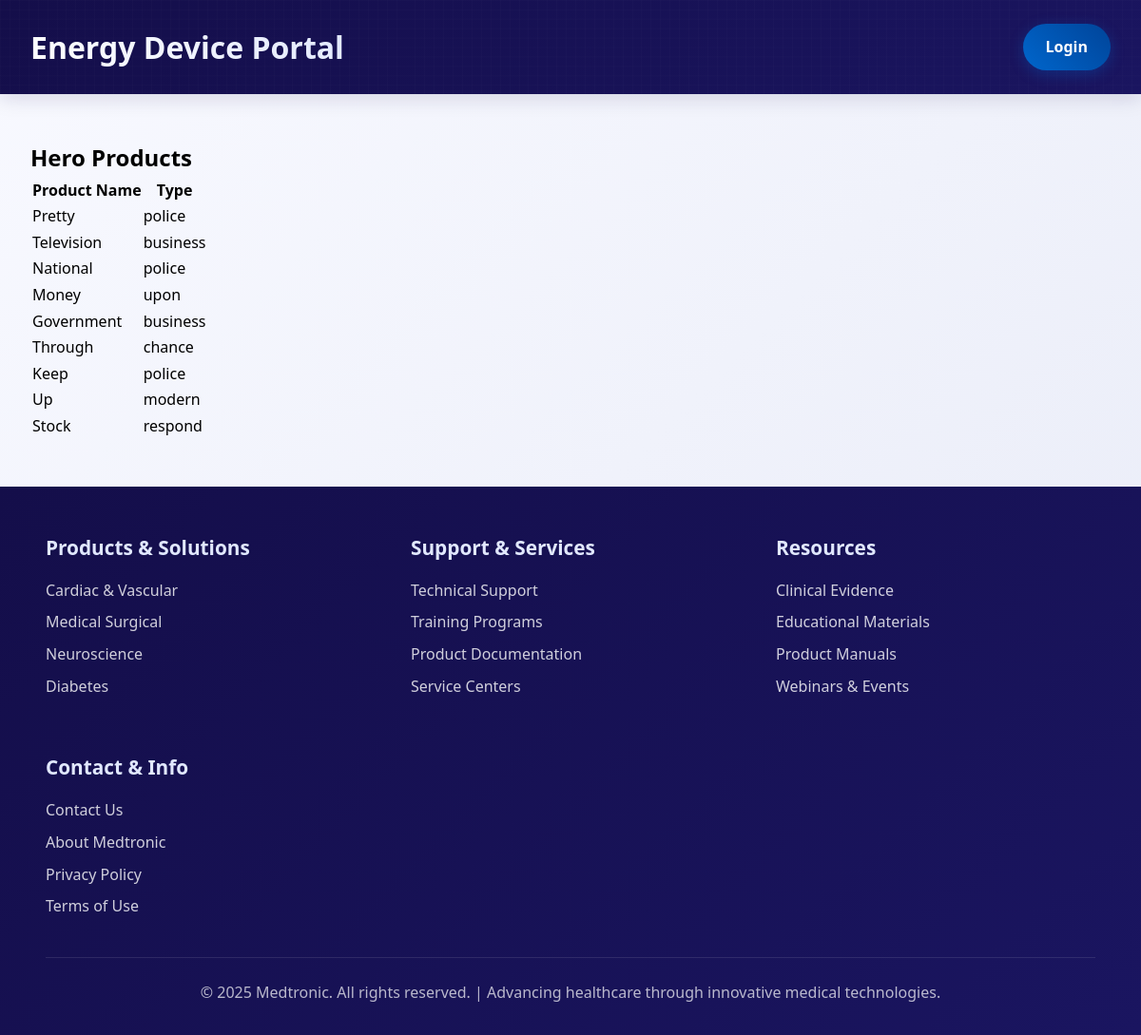
Page /analytics/hero-products/ on the committed database.
### products/models.py (models this page shows, shortened)
class Product(models.Model):
    product_type = models.ForeignKey(ProductType, on_delete=models.CASCADE, related_name="products")
    name = models.CharField(max_length=255)
    description = models.TextField(blank=True, null=True)
    image = models.ImageField(upload_to='product_images/', blank=True, null=True)
    attachment = models.FileField(
        upload_to='product_files/attachments/',
        blank=True,
        null=True,
        validators=[FileExtensionValidator(allowed_extensions=['pdf', 'doc', 'docx', 'jpg', 'jpeg', 'png', 'webp'])],
        help_text="Upload PDF, Word, or Image file"
    )
    video = models.FileField(
        upload_to='product_files/videos/',
        blank=True,
        null=True,
        validators=[FileExtensionValidator(allowed_extensions=['mp4', 'mov', 'avi', 'mkv'])],
        help_text="Upload video file (e.g., .mp4, .mov)"
    )
    created_at = models.DateTimeField(auto_now_add=True)
    updated_at = models.DateTimeField(auto_now=True)

class ProductType(models.Model):
    product_category = models.ForeignKey(ProductCategory, on_delete=models.CASCADE, related_name="product_types")
    name = models.CharField(max_length=100)
    created_at = models.DateTimeField(auto_now_add=True)
    updated_at = models.DateTimeField(auto_now=True)

### analytics/views.py (the view)
# urls.py: path('hero-products/', views.hero_products, name='hero_products'),
def hero_products(request):
    searched = SearchProduct.objects.values('product__id').annotate(count=Count('id')).order_by('-count')[:5]
    downloaded = AttachmentDownloadLog.objects.values('product__id').annotate(count=Count('id')).order_by('-count')[:5]
    quoted = RequestLog.objects.values('product__id').annotate(count=Count('id')).order_by('-count')[:5]
    product_ids = set()
    for group in [searched, downloaded, quoted]:
        product_ids.update([entry['product__id'] for entry in group])
    products = Product.objects.filter(id__in=product_ids)
    return render(request, 'analytics/hero_products.html', {'products': products})

### analytics/templates/analytics/hero_products.html
{% extends 'admin.html' %}
{% block content %}
<h2 class="text-xl font-bold mb-4">Hero Products</h2>
<table class="table-auto w-full border">
    <thead>
        <tr>
            <th class="border px-4 py-2">Product Name</th>
            <th class="border px-4 py-2">Type</th>
        </tr>
    </thead>
    <tbody>
        {% for product in products %}
        <tr>
            <td class="border px-4 py-2">{{ product.name }}</td>
            <td class="border px-4 py-2">{{ product.product_type.name }}</td>
        </tr>
        {% endfor %}
    </tbody>
</table>
{% endblock %}

### rows in the picture
Product: name "Pretty", product_type.name "police"
Product: name "Television", product_type.name "business"
Product: name "National", product_type.name "police"
Product: name "Money", product_type.name "upon"
Product: name "Government", product_type.name "business"
Product: name "Through", product_type.name "chance"
Product: name "Keep", product_type.name "police"
Product: name "Up", product_type.name "modern"
Product: name "Stock", product_type.name "respond"
